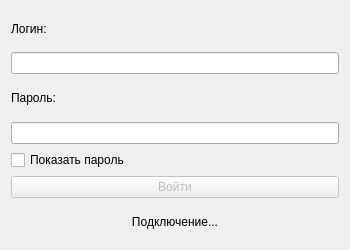
<?xml version="1.0" encoding="UTF-8"?>
<ui version="4.0">
 <class>LoginWindow</class>
 <widget class="QDialog" name="LoginWindow">
  <property name="geometry">
   <rect>
    <x>0</x>
    <y>0</y>
    <width>350</width>
    <height>250</height>
   </rect>
  </property>
  <property name="windowTitle">
   <string>Вход в систему</string>
  </property>
  <layout class="QVBoxLayout" name="verticalLayout">
   <item>
    <widget class="QLabel" name="label">
     <property name="text">
      <string>Логин:</string>
     </property>
    </widget>
   </item>
   <item>
    <widget class="QLineEdit" name="loginEdit"/>
   </item>
   <item>
    <widget class="QLabel" name="label_2">
     <property name="text">
      <string>Пароль:</string>
     </property>
    </widget>
   </item>
   <item>
    <widget class="QLineEdit" name="passwordEdit">
     <property name="echoMode">
      <enum>QLineEdit::Password</enum>
     </property>
    </widget>
   </item>
   <item>
    <widget class="QCheckBox" name="showPasswordCheckBox">
     <property name="text">
      <string>Показать пароль</string>
     </property>
    </widget>
   </item>
   <item>
    <widget class="QPushButton" name="loginButton">
     <property name="enabled">
      <bool>false</bool>
     </property>
     <property name="text">
      <string>Войти</string>
     </property>
    </widget>
   </item>
   <item>
    <widget class="QLabel" name="statusLabel">
     <property name="text">
      <string>Подключение...</string>
     </property>
     <property name="alignment">
      <set>Qt::AlignCenter</set>
     </property>
    </widget>
   </item>
  </layout>
 </widget>
 <resources/>
 <connections/>
</ui>
